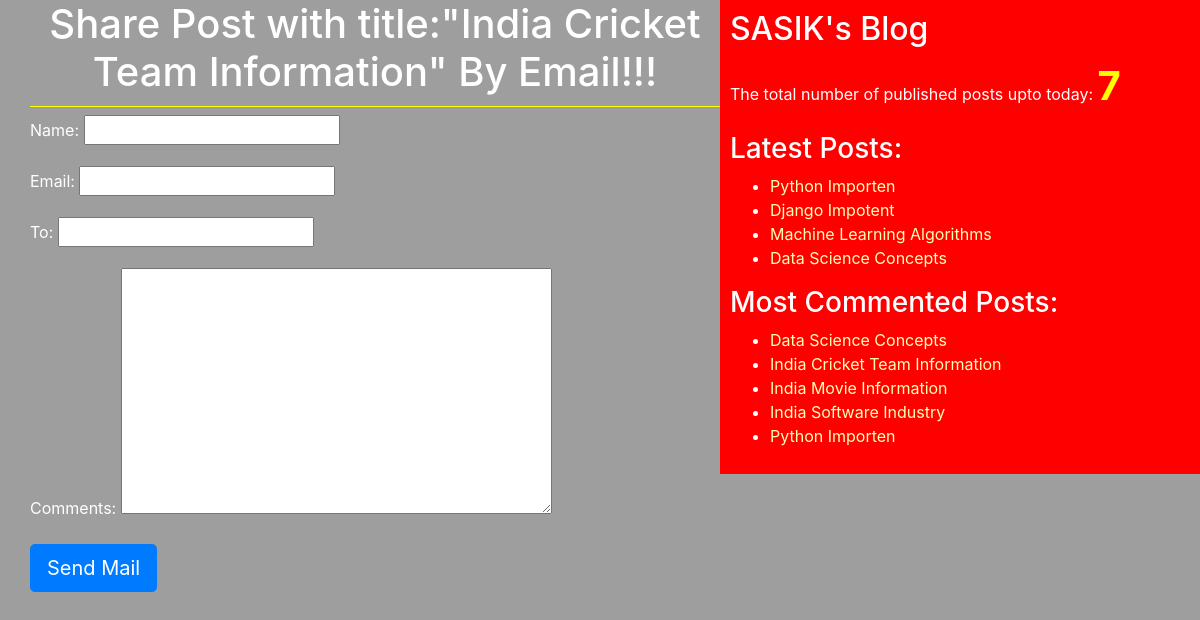
/1/share/, run on the app's committed database.
### blog/models.py (models this page shows, shortened)
class Post(models.Model):
    STATUS_CHOICES=(('draft','Draft'),('published','Published'))
    title=models.CharField(max_length=256)
    slug=models.SlugField(max_length=264,unique_for_date='publish')
    author=models.ForeignKey(User,related_name='blog_posts',on_delete=models.CASCADE)
    body=models.TextField()
    publish=models.DateTimeField(default=timezone.now)
    created=models.DateTimeField(auto_now_add=True)
    updated=models.DateTimeField(auto_now=True)
    status=models.CharField(max_length=10,choices=STATUS_CHOICES,default='draft')
    objects=CustomMangager()
    tags=TaggableManager()
    class Meta:
        ordering=('-publish',)
    def get_absolute_url(self):
        return reverse('post_detail',args=[self.publish.year,self.publish.strftime('%m'),self.publish.strftime('%d'),self.slug])

### blog/views.py (the view)
# urls.py: re_path('(?P<id>\d+)/share/$', views.mail_send_view),
def mail_send_view(request,id):
    post=get_object_or_404(Post,id=id,status='published')
    sent=False
    if request.method=='POST':
        form=EmailSendForm(request.POST)
        if form.is_valid():
            cd=form.cleaned_data
            subject='{}({}) recommends you to read"{}"' .format(cd['name'],cd['email'],post.title)
            post_url=request.build_absolute_uri(post.get_absolute_url())
            message='Read Post At:\n {}\n\n{}\'s Comments:\n{}'.format(post_url,cd['name'],cd['comments'])
            send_mail(subject,message,'sasik@blog.com',[cd['to']])
            sent=True
    else:
        form=EmailSendForm()
    return render(request,'blog/sharebymail.html',{'form':form,'post':post,'sent':sent})

### blog/forms.py
class EmailSendForm(forms.Form):
    name=forms.CharField()
    email=forms.EmailField()
    to=forms.EmailField()
    comments=forms.CharField(required=False,widget=forms.Textarea)

### blog/models.py (called while the page is built)
    def get_queryset(self):
        return super().get_queryset().filter(status='published')

### blog/templatetags/blog_tags.py (called while the page is built)
@register.simple_tag(name='my_tag')
def total_posts():
    return Post.objects.count()

@register.inclusion_tag('blog/latest_posts123.html')
def show_latest_posts(count=3):
    letest_posts=Post.objects.order_by('-publish')[:count]
    return {'letest_posts':letest_posts}

@register.simple_tag
def get_most_commented_posts(count=5):
    return Post.objects.annotate(total_comments=Count('comments')).order_by('-total_comments')[:count]

### templates/blog/sharebymail.html (shortened to what this page needs)
{%extends 'blog/base.html'%}
    {%block content%}
      {%if sent%}
        <h1>Email Successfully sent!!!</h1>
        <h2>Post with the title:{{post.title}} information shared by email</h2>
        {%else%}
          <h1>Share Post with title:"{{post.title}}" By Email!!!</h1>
            <form method='POST'>
                {{form.as_p}}
                <input type="submit" class='btn btn-primary btn-lg' value="Send Mail">
            </form>
      {%endif%}
    {%endblock%}

### templates/blog/base.html (shortened to what this page needs)
<!DOCTYPE html>
{%load blog_tags%}
{%load static%}
<html lang="en" dir="ltr">
  <head>
    <link rel="stylesheet" href="https://stackpath.bootstrapcdn.com/bootstrap/4.4.1/css/bootstrap.min.css"
>
    <link rel="stylesheet" href="{%static "css/blog.css" %}">
  </head>
  <body>
    <div class="content">
      {%block content%}{%endblock%}
    </div>
    <div class="sidebar">
      <h2>SASIK's Blog</h2>
      <p>The total number of published posts upto today: <span id='pcount'>{%my_tag%}</span></p>
      <h3>Latest Posts:</h3>{%show_latest_posts 4%}
      <h3>Most Commented Posts:</h3>
        {%get_most_commented_posts as most_commented_posts%}
        <ul>
          {%for post in most_commented_posts%}
            <li><a href="{{post.get_absolute_url}}">{{post.title}}</a></li>
          {%endfor%}
        </ul>
    </div>
  </body>
</html>

### templates/blog/latest_posts123.html
<ul>
  {%for post in letest_posts%}
    <li><a href="{{post.get_absolute_url}}">{{post.title}}</a></li>
  {%endfor%}
</ul>

### static/css/blog.css (style rules this page uses)
.content { width:60%; float:left; padding:0 0 0 30px; background: #9d9e9d; height:100%; }
.sidebar { width:40%; float:right; padding: 10px; background:red; height:100%; }
h1 { text-align: center; border-bottom: 1px solid yellow ; padding-bottom: 10px; }
body { color:white; background: #9d9e9d; }
a { color:#ffffb3; }
#pcount { font-size: 40px; color: yellow; font-weight: bold; }

### data on the page
Post: title "India Cricket Team Information"
Post: title "Python Importen"
Post: title "Django Impotent"
Post: title "Machine Learning Algorithms"
Post: title "Data Science Concepts"
Post: title "India Movie Information"
Post: title "India Software Industry"
